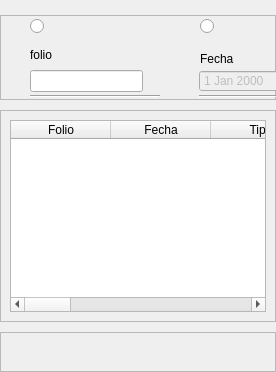
                  <widget class="QWidget" name="page_tickets">
                   <layout class="QVBoxLayout" name="verticalLayout_11">
                    <property name="spacing">
                     <number>10</number>
                    </property>
                    <property name="leftMargin">
                     <number>0</number>
                    </property>
                    <property name="topMargin">
                     <number>15</number>
                    </property>
                    <property name="rightMargin">
                     <number>0</number>
                    </property>
                    <property name="bottomMargin">
                     <number>0</number>
                    </property>
                    <item>
                     <widget class="QFrame" name="frame_2">
                      <property name="minimumSize">
                       <size>
                        <width>0</width>
                        <height>85</height>
                       </size>
                      </property>
                      <property name="frameShape">
                       <enum>QFrame::StyledPanel</enum>
                      </property>
                      <property name="frameShadow">
                       <enum>QFrame::Raised</enum>
                      </property>
                      <widget class="QRadioButton" name="tickets_check_filtro_folio">
                       <property name="geometry">
                        <rect>
                         <x>30</x>
                         <y>0</y>
                         <width>23</width>
                         <height>23</height>
                        </rect>
                       </property>
                       <property name="text">
                        <string/>
                       </property>
                      </widget>
                      <widget class="QRadioButton" name="tickets_check_filtro_fecha">
                       <property name="geometry">
                        <rect>
                         <x>200</x>
                         <y>0</y>
                         <width>23</width>
                         <height>23</height>
                        </rect>
                       </property>
                       <property name="text">
                        <string/>
                       </property>
                      </widget>
                      <widget class="QRadioButton" name="tickets_check_filtro_rango_fechas">
                       <property name="geometry">
                        <rect>
                         <x>370</x>
                         <y>0</y>
                         <width>23</width>
                         <height>23</height>
                        </rect>
                       </property>
                       <property name="text">
                        <string/>
                       </property>
                      </widget>
                      <widget class="Line" name="line_27">
                       <property name="geometry">
                        <rect>
                         <x>30</x>
                         <y>80</y>
                         <width>130</width>
                         <height>2</height>
                        </rect>
                       </property>
                       <property name="orientation">
                        <enum>Qt::Horizontal</enum>
                       </property>
                      </widget>
                      <widget class="QDateEdit" name="tickets_filtro_fecha_f">
                       <property name="enabled">
                        <bool>false</bool>
                       </property>
                       <property name="geometry">
                        <rect>
                         <x>510</x>
                         <y>50</y>
                         <width>130</width>
                         <height>22</height>
                        </rect>
                       </property>
                      </widget>
                      <widget class="QLabel" name="label_4">
                       <property name="geometry">
                        <rect>
                         <x>30</x>
                         <y>30</y>
                         <width>150</width>
                         <height>20</height>
                        </rect>
                       </property>
                       <property name="text">
                        <string>folio</string>
                       </property>
                      </widget>
                      <widget class="QDateEdit" name="tickets_filtro_fecha">
                       <property name="enabled">
                        <bool>false</bool>
                       </property>
                       <property name="geometry">
                        <rect>
                         <x>199</x>
                         <y>55</y>
                         <width>130</width>
                         <height>22</height>
                        </rect>
                       </property>
                      </widget>
                      <widget class="Line" name="line_29">
                       <property name="geometry">
                        <rect>
                         <x>199</x>
                         <y>80</y>
                         <width>110</width>
                         <height>2</height>
                        </rect>
                       </property>
                       <property name="orientation">
                        <enum>Qt::Horizontal</enum>
                       </property>
                      </widget>
                      <widget class="QLabel" name="label_5">
                       <property name="geometry">
                        <rect>
                         <x>200</x>
                         <y>34</y>
                         <width>150</width>
                         <height>20</height>
                        </rect>
                       </property>
                       <property name="text">
                        <string>Fecha</string>
                       </property>
                      </widget>
                      <widget class="QLineEdit" name="tickets_filtro_folio">
                       <property name="geometry">
                        <rect>
                         <x>30</x>
                         <y>55</y>
                         <width>113</width>
                         <height>22</height>
                        </rect>
                       </property>
                      </widget>
                      <widget class="Line" name="line_55">
                       <property name="geometry">
                        <rect>
                         <x>370</x>
                         <y>80</y>
                         <width>110</width>
                         <height>2</height>
                        </rect>
                       </property>
                       <property name="orientation">
                        <enum>Qt::Horizontal</enum>
                       </property>
                      </widget>
                      <widget class="QLabel" name="label_6">
                       <property name="geometry">
                        <rect>
                         <x>370</x>
                         <y>29</y>
                         <width>171</width>
                         <height>20</height>
                        </rect>
                       </property>
                       <property name="text">
                        <string>Rango de fechas</string>
                       </property>
                      </widget>
                      <widget class="QDateEdit" name="tickets_filtro_fecha_i">
                       <property name="enabled">
                        <bool>false</bool>
                       </property>
                       <property name="geometry">
                        <rect>
                         <x>370</x>
                         <y>50</y>
                         <width>130</width>
                         <height>22</height>
                        </rect>
                       </property>
                      </widget>
                      <widget class="Line" name="line_60">
                       <property name="geometry">
                        <rect>
                         <x>510</x>
                         <y>80</y>
                         <width>110</width>
                         <height>2</height>
                        </rect>
                       </property>
                       <property name="orientation">
                        <enum>Qt::Horizontal</enum>
                       </property>
                      </widget>
                      <widget class="QLabel" name="label_44">
                       <property name="geometry">
                        <rect>
                         <x>490</x>
                         <y>50</y>
                         <width>21</width>
                         <height>20</height>
                        </rect>
                       </property>
                       <property name="text">
                        <string>a</string>
                       </property>
                      </widget>
                      <widget class="QPushButton" name="tickets_borrar_filtros">
                       <property name="geometry">
                        <rect>
                         <x>660</x>
                         <y>50</y>
                         <width>120</width>
                         <height>30</height>
                        </rect>
                       </property>
                       <property name="cursor">
                        <cursorShape>PointingHandCursor</cursorShape>
                       </property>
                       <property name="text">
                        <string>Borrar Filtros</string>
                       </property>
                      </widget>
                     </widget>
                    </item>
                    <item>
                     <widget class="QFrame" name="frame_3">
                      <property name="frameShape">
                       <enum>QFrame::StyledPanel</enum>
                      </property>
                      <property name="frameShadow">
                       <enum>QFrame::Raised</enum>
                      </property>
                      <layout class="QVBoxLayout" name="verticalLayout_12">
                       <item>
                        <widget class="QTableWidget" name="tickets_table_widget">
                         <property name="rowCount">
                          <number>0</number>
                         </property>
                         <property name="columnCount">
                          <number>10</number>
                         </property>
                         <column>
                          <property name="text">
                           <string>Folio</string>
                          </property>
                         </column>
                         <column>
                          <property name="text">
                           <string>Fecha</string>
                          </property>
                         </column>
                         <column>
                          <property name="text">
                           <string>Tipo</string>
                          </property>
                         </column>
                         <column>
                          <property name="text">
                           <string>Nombre</string>
                          </property>
                         </column>
                         <column>
                          <property name="text">
                           <string>Precio</string>
                          </property>
                         </column>
                         <column>
                          <property name="text">
                           <string>Unidades</string>
                          </property>
                         </column>
                         <column>
                          <property name="text">
                           <string>Total</string>
                          </property>
                         </column>
                         <column>
                          <property name="text">
                           <string>Color</string>
                          </property>
                         </column>
                         <column>
                          <property name="text">
                           <string>Empleado</string>
                          </property>
                         </column>
                         <column>
                          <property name="text">
                           <string>Rfc</string>
                          </property>
                         </column>
                        </widget>
                       </item>
                      </layout>
                     </widget>
                    </item>
                    <item>
                     <widget class="QFrame" name="frame_4">
                      <property name="minimumSize">
                       <size>
                        <width>0</width>
                        <height>40</height>
                       </size>
                      </property>
                      <property name="frameShape">
                       <enum>QFrame::StyledPanel</enum>
                      </property>
                      <property name="frameShadow">
                       <enum>QFrame::Raised</enum>
                      </property>
                      <widget class="QPushButton" name="Tickets_generar_ticket">
                       <property name="geometry">
                        <rect>
                         <x>450</x>
                         <y>0</y>
                         <width>150</width>
                         <height>30</height>
                        </rect>
                       </property>
                       <property name="cursor">
                        <cursorShape>PointingHandCursor</cursorShape>
                       </property>
                       <property name="text">
                        <string>Guardar copia</string>
                       </property>
                      </widget>
                     </widget>
                    </item>
                   </layout>
                  </widget>
